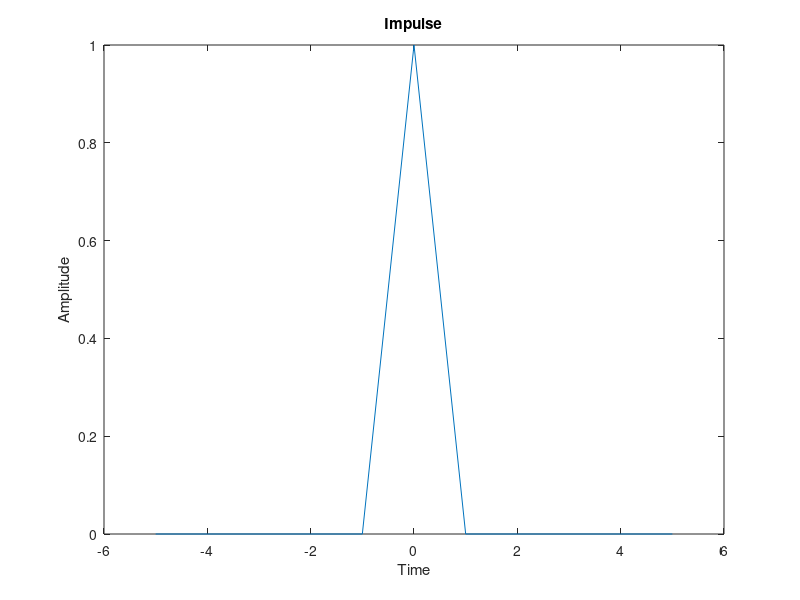

The MATLAB script that drew this image:
x = zeros(1,11);
n =-5:1:5;
for i=1:11
    if(i-6 == 0)
        x(i)=1;
    end
end
plot(n,x);
title("Impulse");
xlabel("Time");
ylabel("Amplitude");    
    
